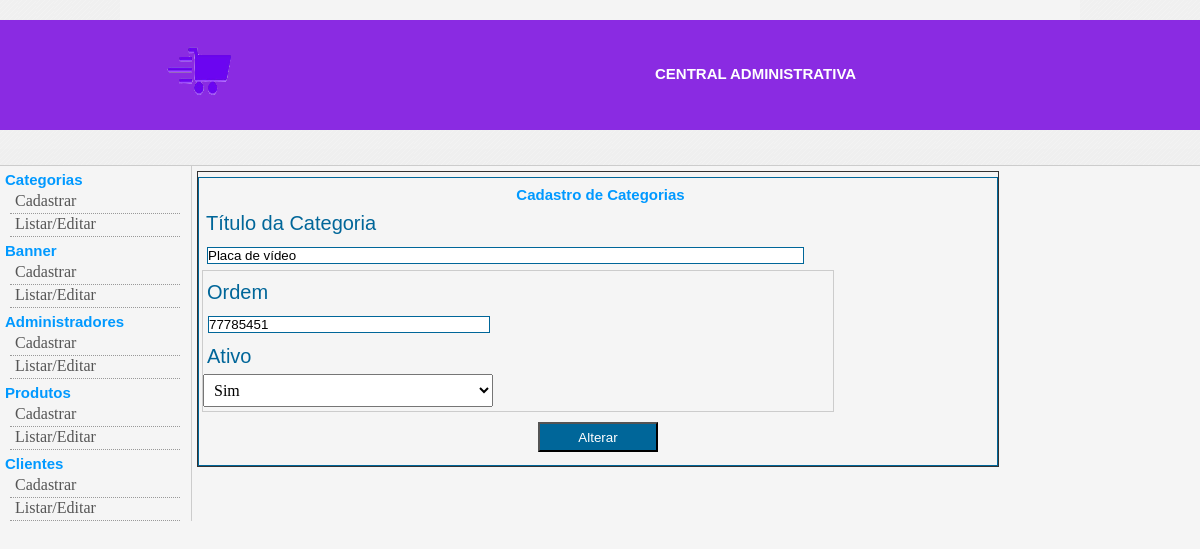
The page /admin/index.php?link=3&acao=Alterar&id=66 on the database its author committed.
### tables this page shows
CREATE TABLE `categoria` (
  `id_categoria` int(11) NOT NULL,
  `categoria` varchar(150) NOT NULL,
  `slug_categoria` varchar(220) NOT NULL,
  `ordem_categoria` int(11) NOT NULL,
  `ativo_categoria` varchar(1) NOT NULL,
  `imagem_produto` varchar(200) NOT NULL
);

### admin/classes/conexaoMySQL.php (called while the page is built, shortened)
<?php
class conexaoMySQL
{
    protected $servidor;
    protected $usuario;
    protected $senha;
    protected $banco;
    protected $conexao;
    public function __construct()
    {
        $this->servidor = "localhost";
        $this->usuario = "root";
        $this->senha = "";
        $this->banco = "lojavirtual";
    }
    public function conectar()
{
    $this->conexao = mysqli_connect($this->servidor, $this->usuario, $this->senha, $this->banco);
    return $this->conexao;
}
    public function executarSQL($sql, $parametros = array())
    {
        $stmt = mysqli_prepare($this->conexao, $sql);
        $this->qry = mysqli_stmt_get_result($stmt);
        return $this->qry;
    }
}
?>

### admin/classes/Dadosdacategoria.php (called while the page is built, shortened)
<?php
include_once ("conexaoMySQL.php");
    class DadosCategoria extends conexaoMySQL{
	private $id, $categoria, $slug_categoria, $ordem_categoria, $ativo_categoria;
	public function setId($id){
	   $this->id = $id;
	}
	public function getCategorias() {
	   return $this->categoria;
	}
	public function getOrdemCategoria() {
		return $this->ordem_categoria;
	 }
	 public function getAtivo() {
		return $this->ativo_categoria;
	}
	public function mostrarDados(){
	   $sql= "SELECT * FROM categoria WHERE id_categoria = '$this->id'";
	   $qry = self::executarSQL($sql);
	   $linha = self::listar($qry);
	   if ($linha) {
		  $this->id                = $linha["id_categoria"];
		  $this->categoria         = $linha["categoria"];
		  $this->ordem_categoria   = $linha["ordem_categoria"];
		  $this->ativo_categoria   = $linha["ativo_categoria"];
	   }
	}
}
   ?>

### admin/frm/frm_categoria.php (the view, shortened to what this page needs)
<?php
 $acao = isset($_GET["acao"]) ? $_GET["acao"] : "";
 $id   = isset($_GET["id"]) ? $_GET["id"] : "";
 $txt_titulo = "";
 $txt_ordem = "";
 $txt_ativo = "";
 include_once("./classes/Dadosdacategoria.php");
	if($acao != ""){
		$dados = new DadosCategoria();
		$dados->setId($id);
		$dados->mostrarDados();
		$txt_titulo = $dados->getCategorias();
		$txt_ordem = $dados->getOrdemCategoria();
		$txt_ativo = $dados->getAtivo();
	}
?>
<div id="formulario">
	<h2> Cadastro de Categorias </h2>
	<form action="./op/op_categoria.php" method="post" enctype="multipart/form-data">
		<label>
			<span class="titulo">Título da Categoria </span>
			<input type="text" name="txt_titulo" id="txt_titulo" value="<?php echo $txt_titulo ?>">
		</label>
		<div class="dois-campos">
			<label>
				<span class="titulo">Ordem </span>
				<input type="text" name="txt_ordem" id="txt_ordem" value="<?php echo $txt_ordem ?>">
			</label>
			<label>
				<span class="titulo">Ativo </span>
				<select name="txt_ativo" id="txt_ativo">
					<option value="S" <?php if($txt_ativo=="S") echo "selected"; ?>> Sim </option>
				</select>
			</label>
		</div>
		<input type="submit" value="<?php if ($acao != ""){ echo $acao; } else{ echo "Inserir"; } ?>" class="botao" />
	</form>
</div>

### admin/css/css.css (style rules this page uses)
* { margin: 0; padding: 0; }
body { font-family: Verdana, Arial, Helvetica, sans-serif; font-size: 12px; background-color: whitesmoke; }
#direito h2 { text-align: center; }
#formulario { width: 792px; padding: 3px; background-color: whitesmoke; margin-top: 5px; border: 1px solid #069; }
#formulario label { display: block; }
#formulario label span.titulo { font-size: 20px; font-family: Tahoma, Arial, Helvetica; color: #069; display: block; float: left; width: 100%; margin: 6px 4px; }
#formulario label input[type="text"], #formulario label input[type="password"] { margin: 6px 5px; background-color: #fff; border: 1px solid #069; width: 595px; outline: none; }
#formulario .dois-campos { padding: 4px 0; width: 630px; margin-bottom: 3px; border: 1px solid #ccc; }
#formulario .dois-campos label { display: inline-; width: 305px; margin-right: 8px; }
#formulario .dois-campos label input[type="text"] { width: 280px; }
#formulario .dois-campos label select { padding: 6px; width: 290px; font: 16px Tahoma; }
#formulario .botao { width: 120px; display: block; height: 30px; margin: 10px auto; cursor: pointer; background-color: #069; color: white; }

### admin/menu.php (style rules this page uses)
h2 { padding: 5px 0 0 5px; height: 20px; font-size: 15px; color: #0099ff; }

### rows shown on the page
categoria: txt_titulo "Placa de vídeo", txt_ordem "77785451", txt_ativo "Sim"
